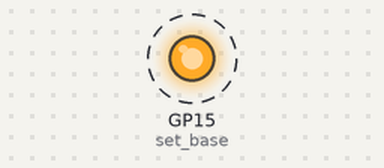
A program run on a simulated Raspberry Pi Pico running MicroPython. Parts: output pins drawn as LEDs (lit = HIGH). Dashed ring = blinking. At 5.0 s the program stops and its outputs stay as they are.

Above: at 0.04 s.
Timing chart, 0 to 3.0 s (numbered marks = the images above):
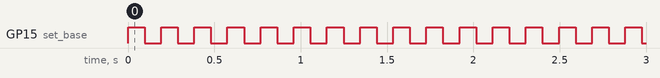

Measured:
- by itself, GP15 (set_base): alternates HIGH for 0.10 s and LOW for 0.10 s, 53 changes in all, then stays HIGH

The program:

pio_led.py
```python
import time
import rp2
from machine import Pin

# define pio function
@rp2.asm_pio(set_init=rp2.PIO.OUT_LOW)
def blink():
    wrap_target()
    set(pins, 1) [31]           # set out pin 1
    nop()        [31]
    nop()        [31]
    nop()        [31]
    nop()        [31]
    nop()        [31]
    set(pins, 0) [31]           # set out pin 0
    nop()        [31]
    nop()        [31]
    nop()        [31]
    nop()        [31]
    nop()        [31]
    wrap()

sm = rp2.StateMachine(0, blink, freq=2000, set_base=Pin(15))  # create state machine

sm.active(1)                # activate state machine

time.sleep(5)               # wait 5 seconds

sm.active(0)                # deactivate state machine
```
